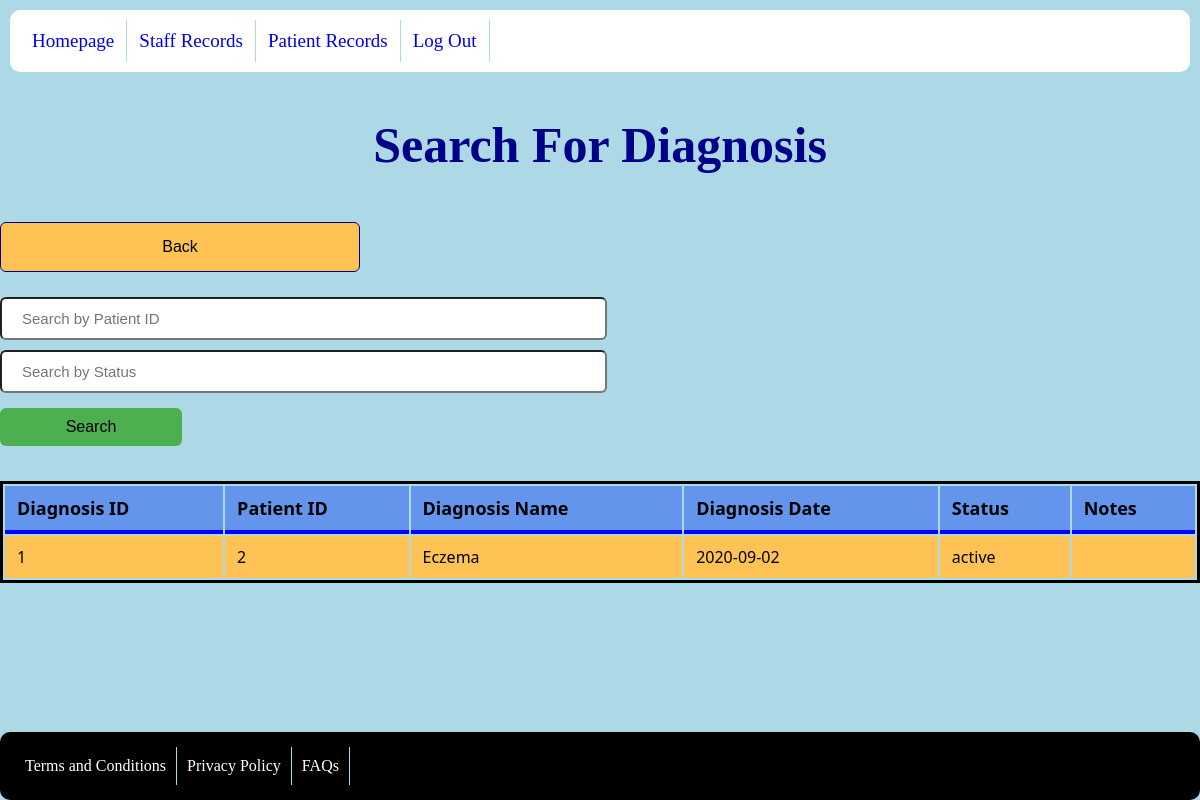
The app's page /diagnosis/searchForDiagnosis.php?patient_id=2 (signed in) with its own data.
### tables this page shows
CREATE TABLE `diagnoses` (
  `diagnosis_id` int(11) NOT NULL,
  `patient_id` int(11) NOT NULL,
  `diagnosis_name` text NOT NULL,
  `diagnosis_date` date NOT NULL,
  `status` text NOT NULL,
  `notes` text DEFAULT NULL
);

### diagnosis/diagnosisSearch.php (called while the page is built, shortened)
<?php
require_once("../includes/diagnosis-config.php");
$searchPatientID = $_GET['patient_id'] ?? '';
$conditions = [];
$parameters = [];
if (!empty($searchPatientID)) {
    $conditions[] = "patient_id = ?";
    $parameters[] = $searchPatientID;
}
$sql = "SELECT * FROM diagnoses";
if (!empty($conditions)) {
    $sql .= " WHERE " . implode(" AND ", $conditions);
}
$stmt = $mysqli->prepare($sql);
if ($stmt) {
    if (!empty($parameters)) {
        $types = str_repeat('s', count($parameters));
        $stmt->bind_param($types, ...$parameters);
    }
    $stmt->execute();
    $result = $stmt->get_result();
    if ($result) {
        $searchResults = [];
        while ($row = $result->fetch_assoc()) {
            $searchResults[] = $row;
        }
    } else {
        echo "Error in fetching results: " . $stmt->error;
    }
} else {
    echo "Error in preparing SQL statement: " . $mysqli->error;
}

### diagnosis/searchForDiagnosis.php (the view, shortened to what this page needs)
<!DOCTYPE html>
<html lang="en">
<head>
    <link href="../css/desktop.css" media="only screen and (min-width:720px)" rel="stylesheet" type="text/css">
    <link href="../css/mobile.css" media="only screen and (max-width:720px)" rel="stylesheet" type="text/css">
</head>
<body>
    <div class="container">
        <?php include("../includes/header.php"); ?>
        <main>
            <h1>Search For Diagnosis</h1>
            <form action="../diagnosis/diagnosis-records.php">
                <input type="submit" value="Back" />
            </form>
            <div class="search-container">
                <form action="" method="GET">
                    <input type="number" class="search" name="patient_id" placeholder="Search by Patient ID">
                    <input type="text" class="search" name="status" placeholder="Search by Status">
                    <button id="search-button" type="submit">Search</button>
                </form>
            </div>
            <div class="table-container">
                <?php
                    if(isset($_GET['patient_id']) || isset($_GET['status'])) {
                        include("../diagnosis/diagnosisSearch.php");
                    }
                    if (isset($searchResults) && !empty($searchResults)) {
                        echo "<table>";
                        echo "<tr>
                        <th>Diagnosis ID</th>
                        <th>Patient ID</th>
                        <th>Diagnosis Name</th>
                        <th>Diagnosis Date</th>
                        <th>Status</th>
                        <th>Notes</th>
                        </tr>";
                        foreach ($searchResults as $result) {
                            echo "<tr>";
                            echo "<td>" . $result['diagnosis_id'] . "</td>";
                            echo "<td>" . $result['patient_id'] . "</td>";
                            echo "<td>" . $result['diagnosis_name'] . "</td>";
                            echo "<td>" . $result['diagnosis_date'] . "</td>";
                            echo "<td>" . $result['status'] . "</td>";
                            echo "<td>" . $result['notes'] . "</td>";
                            echo "</tr>";
                        }
                        echo "</table>";
                    } else {
                        echo "No matching results found.";
                    }
                ?>
            </div>
        </main>
        <?php include("../includes/footer.php"); ?>
    </div>
</body>
</html>

### css/desktop.css (style rules this page uses)
body { background-color: lightblue; margin: 0; display: flex; justify-content: center; align-items: center; }
.container { width:100%; margin: 0 auto; max-width: 1200px; min-width: 600px; display: flex; flex-direction: column; min-height:100vh; min-height:100svh; }
h1 { font-size: 50px; color:darkblue; text-align: center; }
input, select { width: 100%; display:inline-block; padding: 11px 20px; margin-top: 10px; box-sizing: border-box; border-radius: 6px; font-size:15px; }
button, input[type=submit] { background-color: #FFC355; color: black; border: 1px darkblue solid; border-radius: 6px; padding: 15px 32px; text-align: center; text-decoration: none; display: inline-block; font-size: 16px; cursor: pointer; width:30%; margin-top:15px; margin-bottom:15px; }
form { font-size: 20px; border-radius:20px; }
table { width: 100%; border:3px solid black; margin-top:20px; margin-bottom:20px; }
th, td { padding: 10px 12px; text-align: left; font-family: 'Segoe UI', Tahoma, Geneva, Verdana, sans-serif; }
th { font-size:18px; border-bottom: 4px solid blue; background-color: cornflowerblue; }
tr:nth-child(odd) { background-color: #fff; }
tr:nth-child(even) { background-color: #FFC355; }
.search-container { display: flex; align-items: center; }
.search { flex: 1; margin-right: 10px; }
#search-button { padding: 10px 20px; border: none; background-color: #4CAF50; display: inline-block; }
:root { --delay: 0; --duration: 800ms; --iterations: 1; }

### css/mobile.css (style rules this page uses)
body { background-color: lightblue; margin: 0; display: flex; justify-content: center; align-items: center; }
main { margin:5px; }
h1 { font-size: 40px; color:darkblue; text-align: center; }
.container { width:100%; margin:auto; display: flex; flex-direction: column; min-height:100vh; min-height:100svh; }
input, select { width: 100%; display:inline-block; padding: 11px 20px; margin: 15px 0; box-sizing: border-box; border-radius: 6px; font-size:15px; }
button, input[type=submit] { background-color: #FFC355; color: black; padding: 14px 20px; border: none; width: 100%; margin-top:15px; margin-bottom:15px; border-radius: 6px; border: 1px darkblue solid; }
input[type=submit] { width: 100%; }
form { font-size: 20px; padding:10px; border-radius:20px; }
.table-container { max-height: 400px; overflow-y: auto; padding-bottom:20px; }
.table-container table { width: 100%; }
.table-container th, .table-container td { padding: 8px; padding: 10px 12px; text-align: left; }
.table-container th { position: sticky; top: 0; border-bottom: 2px solid blue; background-color: cornflowerblue; z-index: 1; }
.table-container tr:nth-child(odd) { background-color: #fff; }
.table-container tr:nth-child(even) { background-color: #FFC355; }
.search-container { display: flex; align-items: center; }
.search { flex: 1; margin-right: 10px; }
#search-button { padding: 10px 20px; border: none; background-color: #4CAF50; display: inline-block; }
:root { --delay: 0; --duration: 800ms; --iterations: 1; }

### records on screen
diagnoses: diagnosis_id "1", patient "2", diagnosis_name "Eczema", diagnosis_date "2020-09-02", status "active"

### other values on screen
$title "Homepage"
$title "Staff Records"
$title "Patient Records"
$title "Log Out"
